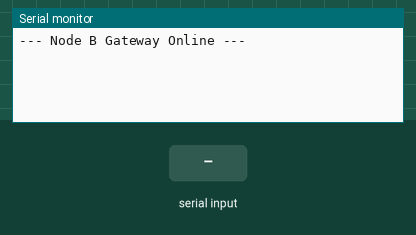
Recording of a sketch running on a simulated Arduino Uno, built with avr-gcc and run on an emulated ATmega328P. Parts: the last lines printed to the serial monitor. Inputs (shaded band) come from the test bench.

Above: at 1.2 s.
1.3 s: "1" received over the second serial link
At 2.5 s:
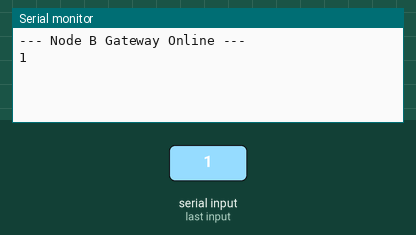
2.8 s: "0" received over the second serial link
At 3.8 s:
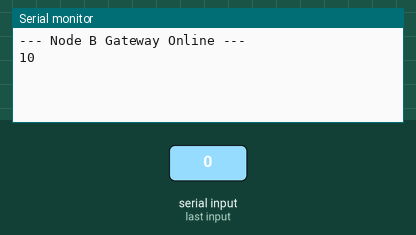

Measured:
- after the input at 1.3 s, the serial monitor: prints a new line at once (image 1)
- after the input at 2.8 s, the serial monitor: prints a new line at once (image 2)

The sketch:

sketchnodeB.ino
```cpp
#include <SoftwareSerial.h>

// RX = Pin 2 (Connect to Node A TX), TX = Pin 3 (Connect to Node A RX)
SoftwareSerial nodeA_Serial(2, 3);

void setup() {
  // Node B acts as a gateway:
  //   - USB Serial <-> Laptop (Python dashboard)
  //   - SoftwareSerial <-> Node A (sensors + actuators)
  Serial.begin(9600);      // To Laptop USB
  nodeA_Serial.begin(9600); // To Node A

  Serial.println("--- Node B Gateway Online ---");
}

void loop() {
  // 1. UPLOAD: Forward Sensor Data (Node A -> Laptop)
  // We use Serial.write() to pass the raw data (including newlines) instantly
  if (nodeA_Serial.available()) {
    Serial.write(nodeA_Serial.read());
  }

  // 2. DOWNLOAD: Forward AI Commands (Laptop -> Node A)
  // This is the NEW part that allows the AI to control the Fan
  if (Serial.available()) {
    nodeA_Serial.write(Serial.read());
  }
}
```
